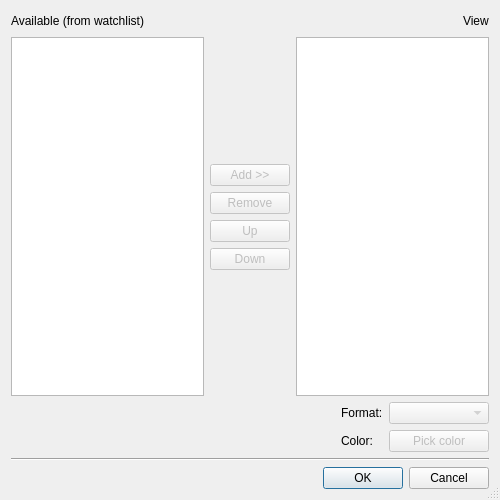
<?xml version="1.0" encoding="UTF-8"?>
<ui version="4.0">
 <class>DialogEditWaveform</class>
 <widget class="QDialog" name="DialogEditWaveform">
  <property name="geometry">
   <rect>
    <x>0</x>
    <y>0</y>
    <width>500</width>
    <height>500</height>
   </rect>
  </property>
  <property name="windowTitle">
   <string>Edit Waveform View</string>
  </property>
  <property name="sizeGripEnabled">
   <bool>true</bool>
  </property>
  <layout class="QVBoxLayout" name="verticalLayout_2">
   <item>
    <layout class="QHBoxLayout" name="horizontalLayout_1">
     <item>
      <widget class="QLabel" name="label_1">
       <property name="text">
        <string>Available (from watchlist)</string>
       </property>
      </widget>
     </item>
     <item>
      <spacer name="horizontalSpacer_1">
       <property name="orientation">
        <enum>Qt::Horizontal</enum>
       </property>
       <property name="sizeHint" stdset="0">
        <size>
         <width>40</width>
         <height>20</height>
        </size>
       </property>
      </spacer>
     </item>
     <item>
      <widget class="QLabel" name="label_2">
       <property name="text">
        <string>View</string>
       </property>
      </widget>
     </item>
    </layout>
   </item>
   <item>
    <layout class="QHBoxLayout" name="horizontalLayout_2">
     <item>
      <widget class="QListWidget" name="listAll">
       <property name="selectionMode">
        <enum>QAbstractItemView::ExtendedSelection</enum>
       </property>
      </widget>
     </item>
     <item>
      <layout class="QVBoxLayout" name="verticalLayout_1">
       <item>
        <spacer name="verticalSpacer_1">
         <property name="orientation">
          <enum>Qt::Vertical</enum>
         </property>
         <property name="sizeHint" stdset="0">
          <size>
           <width>20</width>
           <height>40</height>
          </size>
         </property>
        </spacer>
       </item>
       <item>
        <widget class="QPushButton" name="btAdd">
         <property name="enabled">
          <bool>false</bool>
         </property>
         <property name="text">
          <string>Add &gt;&gt;</string>
         </property>
        </widget>
       </item>
       <item>
        <widget class="QPushButton" name="btRemove">
         <property name="enabled">
          <bool>false</bool>
         </property>
         <property name="text">
          <string>Remove</string>
         </property>
        </widget>
       </item>
       <item>
        <widget class="QPushButton" name="btUp">
         <property name="enabled">
          <bool>false</bool>
         </property>
         <property name="text">
          <string>Up</string>
         </property>
        </widget>
       </item>
       <item>
        <widget class="QPushButton" name="btDown">
         <property name="enabled">
          <bool>false</bool>
         </property>
         <property name="text">
          <string>Down</string>
         </property>
        </widget>
       </item>
       <item>
        <spacer name="verticalSpacer_2">
         <property name="orientation">
          <enum>Qt::Vertical</enum>
         </property>
         <property name="sizeHint" stdset="0">
          <size>
           <width>20</width>
           <height>40</height>
          </size>
         </property>
        </spacer>
       </item>
      </layout>
     </item>
     <item>
      <widget class="QListWidget" name="listView">
       <property name="selectionMode">
        <enum>QAbstractItemView::ExtendedSelection</enum>
       </property>
      </widget>
     </item>
    </layout>
   </item>
   <item>
    <layout class="QHBoxLayout" name="horizontalLayout_3">
     <item>
      <spacer name="horizontalSpacer_2">
       <property name="orientation">
        <enum>Qt::Horizontal</enum>
       </property>
       <property name="sizeHint" stdset="0">
        <size>
         <width>40</width>
         <height>20</height>
        </size>
       </property>
      </spacer>
     </item>
     <item>
      <layout class="QFormLayout" name="formLayout">
       <item row="0" column="0">
        <widget class="QLabel" name="label_3">
         <property name="text">
          <string>Format:</string>
         </property>
        </widget>
       </item>
       <item row="0" column="1">
        <widget class="QComboBox" name="comboFormat">
         <property name="enabled">
          <bool>false</bool>
         </property>
         <property name="minimumSize">
          <size>
           <width>100</width>
           <height>0</height>
          </size>
         </property>
         <property name="sizeAdjustPolicy">
          <enum>QComboBox::AdjustToContents</enum>
         </property>
        </widget>
       </item>
       <item row="1" column="0">
        <widget class="QLabel" name="label_4">
         <property name="text">
          <string>Color:</string>
         </property>
        </widget>
       </item>
       <item row="1" column="1">
        <widget class="QPushButton" name="btColor">
         <property name="enabled">
          <bool>false</bool>
         </property>
         <property name="text">
          <string>Pick color</string>
         </property>
        </widget>
       </item>
      </layout>
     </item>
    </layout>
   </item>
   <item>
    <widget class="Line" name="line">
     <property name="orientation">
      <enum>Qt::Horizontal</enum>
     </property>
    </widget>
   </item>
   <item>
    <widget class="QDialogButtonBox" name="buttonBox">
     <property name="orientation">
      <enum>Qt::Horizontal</enum>
     </property>
     <property name="standardButtons">
      <set>QDialogButtonBox::Cancel|QDialogButtonBox::Ok</set>
     </property>
    </widget>
   </item>
  </layout>
 </widget>
 <resources/>
 <connections>
  <connection>
   <sender>buttonBox</sender>
   <signal>accepted()</signal>
   <receiver>DialogEditWaveform</receiver>
   <slot>accept()</slot>
   <hints>
    <hint type="sourcelabel">
     <x>248</x>
     <y>254</y>
    </hint>
    <hint type="destinationlabel">
     <x>157</x>
     <y>274</y>
    </hint>
   </hints>
  </connection>
  <connection>
   <sender>buttonBox</sender>
   <signal>rejected()</signal>
   <receiver>DialogEditWaveform</receiver>
   <slot>reject()</slot>
   <hints>
    <hint type="sourcelabel">
     <x>316</x>
     <y>260</y>
    </hint>
    <hint type="destinationlabel">
     <x>286</x>
     <y>274</y>
    </hint>
   </hints>
  </connection>
 </connections>
</ui>
